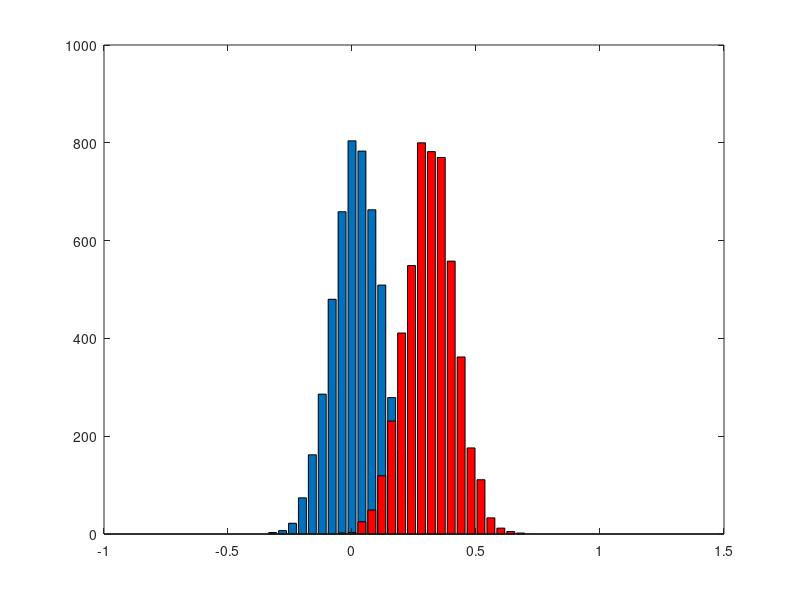

The MATLAB script that drew this image: (Note: this script raises an error after producing the figure.)
%signin({% if username %}'{{username}}'{% else %}'MATLABAPI'{% endif %}, {% if api_key %}'{{api_key}}'{% else %}'jzt0hr6tzv'{% endif %})

% overlaid histogram
sd1 = 0.1;
mu1 = 0;
data1 = mu1+ sd1.*randn(5000,1);
sd2 = 0.1;
mu2 = 0.3;
data2 = mu2+ sd2.*randn(5000,1);
%bin specs.
nbins = 50;
bound = 1;
bins = linspace(-bound,bound,nbins);

fig = figure;

% first histogram
y1 = hist(data1, bins);
% second histogram
y2 = hist(data2, bins);

% overlay histograms
bar(y1.');
hold on;
bar(y2.','r');

% relabel x-axis range/ticks
xd = findobj('-property','XData');

for i=1:2
    dat = get(xd(i),'XData');
    dat = 2*dat/nbins - bound;
    set(xd(i),'XData',dat);
end

% PLOTLY
response = fig2plotly(fig,'strip',1);
plotly_url = response.url;
